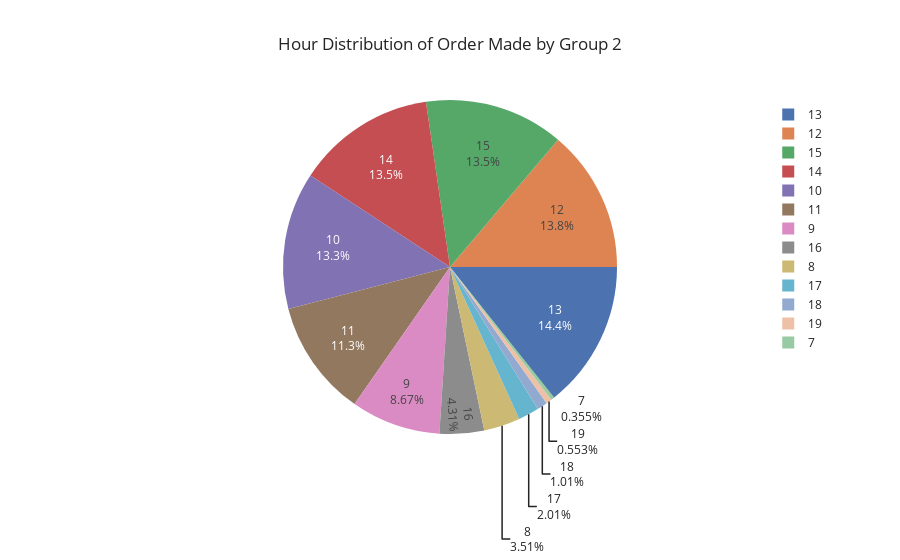

Here is the notebook cell this chart was saved with:
### Code cell
fig = px.pie(hours_group1['Group 2'],
             values=hours_group1['Group 2'].values,
             names=hours_group1['Group 2'].index,
             title="Hour Distribution of Order Made by Group 2",
             template="seaborn")
fig.update_traces(rotation=90, textinfo="percent+label")
fig.show()

### Figure 1 — Plotly figure (JSON) as saved in the notebook; plotly's stock layout.template omitted (floating-point values rounded to 4 significant figures)
{"data": [{"domain": {"x": [0, 1], "y": [0, 1]}, "hovertemplate": "label=%{label}<br>value=%{value}<extra></extra>", "labels": [6, 7, 8, 9, 10, 11, 12, 13, 14, 15, 16, 17, 18, 19, 20], "legendgroup": "", "name": "", "rotation": 90, "showlegend": true, "textinfo": "percent+label", "type": "pie", "values": [-5, 50, 495, 1223, 1873, 1589, 1946, 2024, 1897, 1903, 607, 283, 143, 78, -8]}], "layout": {"legend": {"tracegroupgap": 0}, "title": {"text": "Hour Distribution of Order Made by Group 2"}}}
